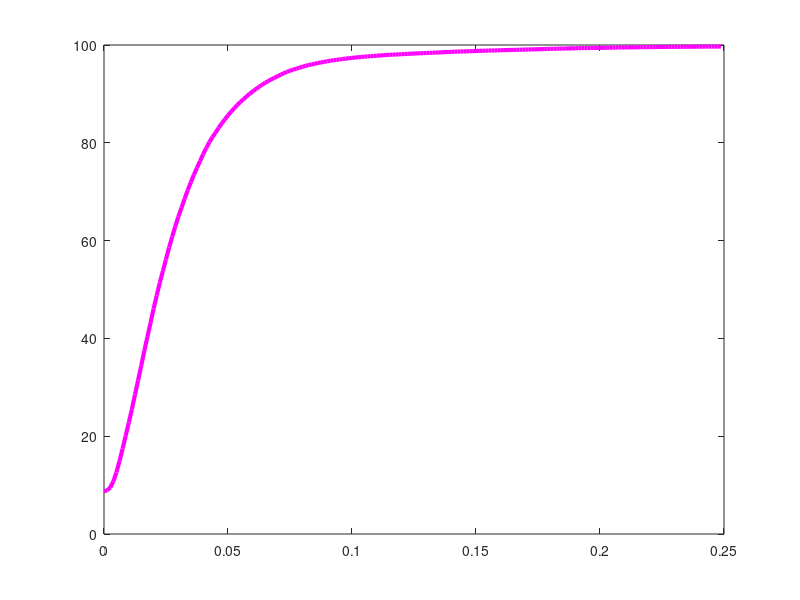

MATLAB code to generate this figure:
plot([0.000000 0.001250 0.002500 0.003750 0.005000 0.006250 0.007500 0.008750 0.010000 0.011250 0.012500 0.013750 0.015000 0.016250 0.017500 0.018750 0.020000 0.021250 0.022500 0.023750 0.025000 0.026250 0.027500 0.028750 0.030000 0.031250 0.032500 0.033750 0.035000 0.036250 0.037500 0.038750 0.040000 0.041250 0.042500 0.043750 0.045000 0.046250 0.047500 0.048750 0.050000 0.051250 0.052500 0.053750 0.055000 0.056250 0.057500 0.058750 0.060000 0.061250 0.062500 0.063750 0.065000 0.066250 0.067500 0.068750 0.070000 0.071250 0.072500 0.073750 0.075000 0.076250 0.077500 0.078750 0.080000 0.081250 0.082500 0.083750 0.085000 0.086250 0.087500 0.088750 0.090000 0.091250 0.092500 0.093750 0.095000 0.096250 0.097500 0.098750 0.100000 0.101250 0.102500 0.103750 0.105000 0.106250 0.107500 0.108750 0.110000 0.111250 0.112500 0.113750 0.115000 0.116250 0.117500 0.118750 0.120000 0.121250 0.122500 0.123750 0.125000 0.126250 0.127500 0.128750 0.130000 0.131250 0.132500 0.133750 0.135000 0.136250 0.137500 0.138750 0.140000 0.141250 0.142500 0.143750 0.145000 0.146250 0.147500 0.148750 0.150000 0.151250 0.152500 0.153750 0.155000 0.156250 0.157500 0.158750 0.160000 0.161250 0.162500 0.163750 0.165000 0.166250 0.167500 0.168750 0.170000 0.171250 0.172500 0.173750 0.175000 0.176250 0.177500 0.178750 0.180000 0.181250 0.182500 0.183750 0.185000 0.186250 0.187500 0.188750 0.190000 0.191250 0.192500 0.193750 0.195000 0.196250 0.197500 0.198750 0.200000 0.201250 0.202500 0.203750 0.205000 0.206250 0.207500 0.208750 0.210000 0.211250 0.212500 0.213750 0.215000 0.216250 0.217500 0.218750 0.220000 0.221250 0.222500 0.223750 0.225000 0.226250 0.227500 0.228750 0.230000 0.231250 0.232500 0.233750 0.235000 0.236250 0.237500 0.238750 0.240000 0.241250 0.242500 0.243750 0.245000 0.246250 0.247500 0.248750 ], [8.717041 8.924561 9.482422 10.733643 12.592773 14.891357 17.449951 20.092773 22.775879 25.531006 28.507080 31.423340 34.396973 37.441406 40.316162 43.155518 46.075439 48.778076 51.374512 53.798828 56.181641 58.581543 60.794678 62.919922 64.903564 66.717529 68.540039 70.295410 71.923828 73.475342 74.886475 76.274414 77.678223 78.941650 80.147705 81.173096 82.108154 83.052979 83.989258 84.796143 85.614014 86.347656 87.065430 87.717285 88.343506 88.933105 89.483643 90.028076 90.513916 90.987549 91.447754 91.883545 92.269287 92.635498 92.990723 93.295898 93.612061 93.923340 94.232178 94.512939 94.738770 94.959717 95.142822 95.340576 95.540771 95.736084 95.904541 96.043701 96.175537 96.312256 96.437988 96.557617 96.665039 96.781006 96.872559 96.962891 97.056885 97.133789 97.233887 97.292480 97.373047 97.429199 97.486572 97.556152 97.608643 97.668457 97.712402 97.764893 97.817383 97.855225 97.904053 97.944336 97.983398 98.015137 98.051758 98.084717 98.123779 98.153076 98.194580 98.223877 98.255615 98.286133 98.311768 98.333740 98.363037 98.398438 98.422852 98.450928 98.477783 98.511963 98.542480 98.559570 98.597412 98.623047 98.648682 98.668213 98.686523 98.714600 98.731689 98.752441 98.779297 98.802490 98.819580 98.833008 98.861084 98.873291 98.887939 98.907471 98.930664 98.948975 98.963623 98.981934 98.994141 99.008789 99.029541 99.049072 99.068604 99.088135 99.102783 99.122314 99.141846 99.156494 99.172363 99.190674 99.210205 99.229736 99.243164 99.261475 99.271240 99.290771 99.309082 99.322510 99.334717 99.349365 99.359131 99.373779 99.385986 99.395752 99.406738 99.415283 99.418945 99.427490 99.437256 99.448242 99.461670 99.475098 99.488525 99.495850 99.503174 99.509277 99.516602 99.525146 99.533691 99.548340 99.556885 99.566650 99.576416 99.584961 99.589844 99.598389 99.606934 99.613037 99.614258 99.617920 99.624023 99.628906 99.635010 99.636230 99.643555 99.649658 99.654541 99.661865 99.665527 99.666748 99.670410 99.674072 99.678955 99.680176 99.680176 99.686279 ], '-m', 'LineWidth', 3);